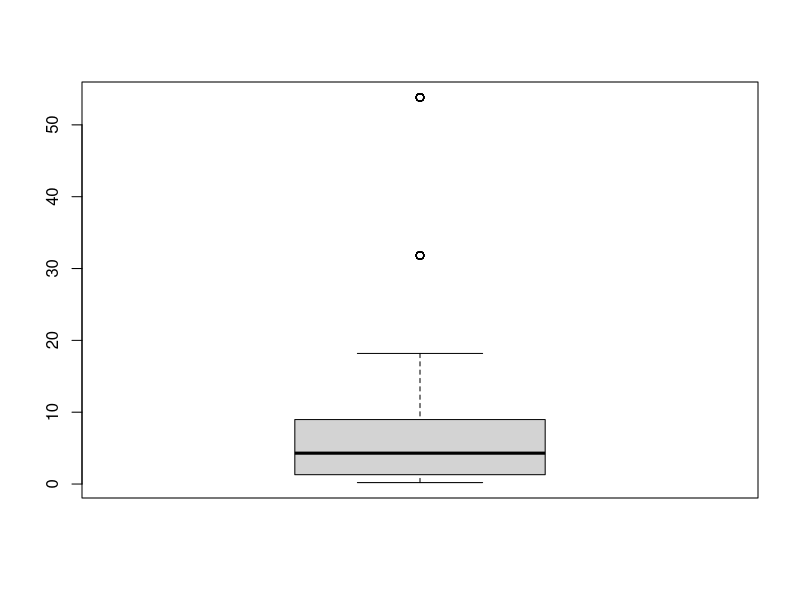
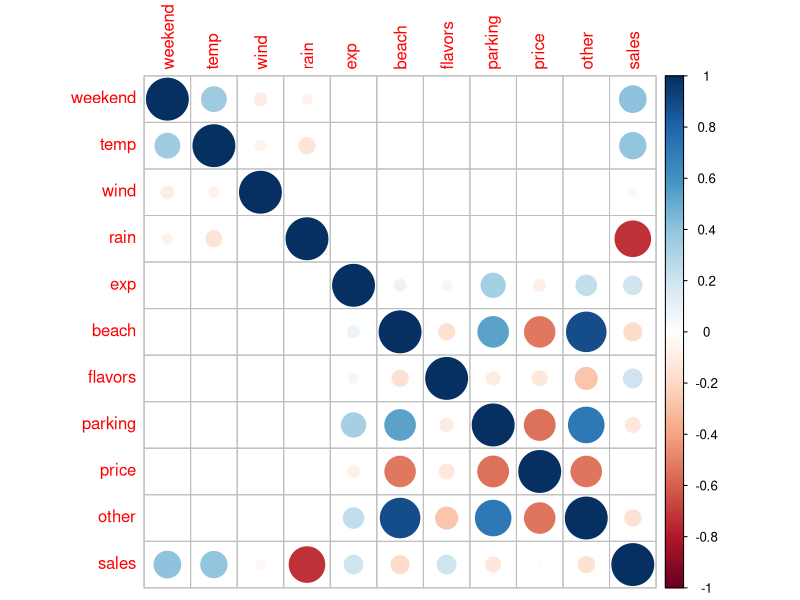
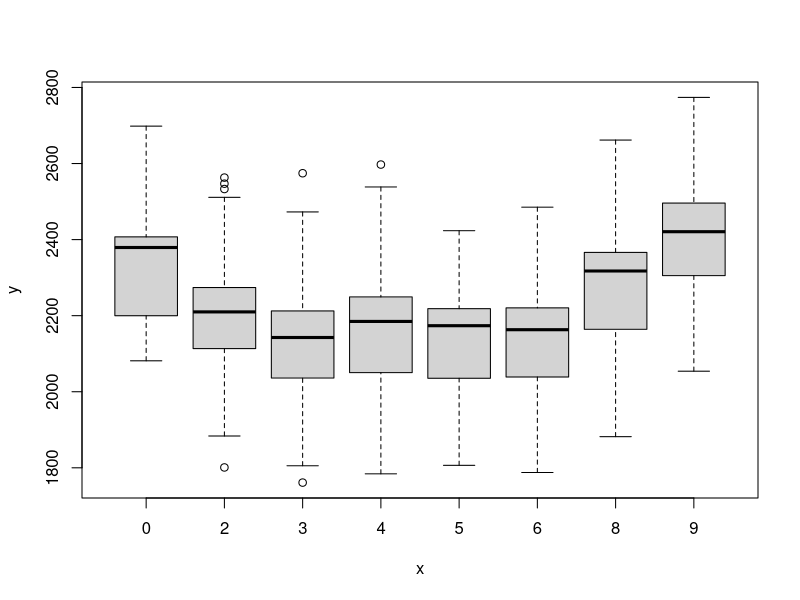
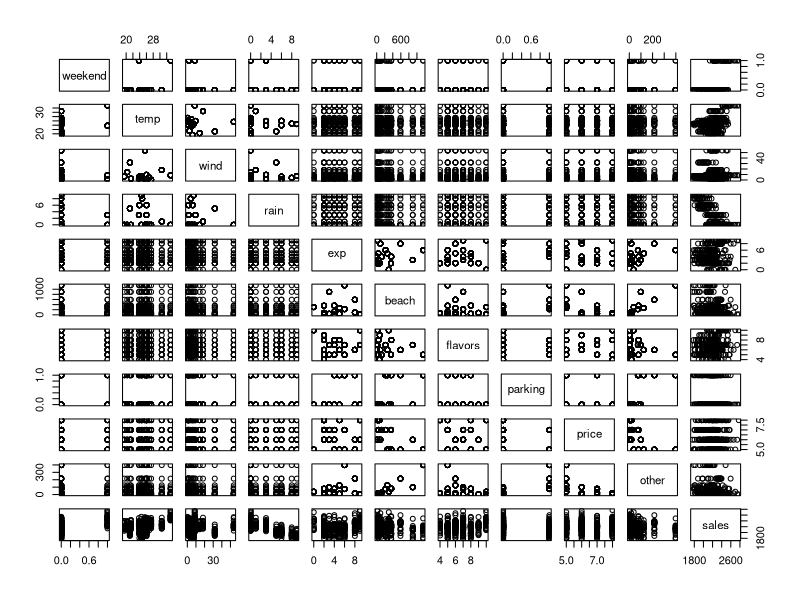

Here is the R script that generated these plots, in order:
# ======================================================
# Ekonometria
# Laboratoria 2 - 02.03.2026
# ======================================================

# ======================================================
# ===== Zadanie 1 =====
# ======================================================
n_days <- 20

set.seed(111)
days <- data.frame(
  day_nr = 1:n_days,
  weekend = sample(c(0, 1), n_days, replace = T, prob = c(5, 2)/7), # czy dzień weekendowy?
  temp = rnorm(n_days, 25, 3), # temperatura
  wind = rlnorm(n_days, 1.5, 1) # prędkość wiatru
)

# deszcz: większe prawdopodobieństwo, gdy temperatura jest niższa
days$rain = sapply(days$temp, function(x) sample(c(0, 1), 1, prob = c(50+x, 50-x)/100)*rpois(1, 5))

set.seed(222)
n_shops = 20

shops = data.frame(
  shop = 1:n_shops,
  exp = rpois(n_shops, 5), # od ilu lat istnieje lodziarnia
  beach = rlnorm(n_shops, 2.5, 1.5)*10, # odległość od plaży
  flavors = rpois(n_shops, 3)+4, # liczba oferowanych smaków
  parking = sample(c(0, 1), n_shops, replace = T) # czy posiada parking
)

# lodziarnie przy plaży nie mają parkingów
shops$parking = ifelse(shops$beach < 200, 0, shops$parking)

shops$price = ifelse(shops$beach < 200, 7, 6) + sample(c(-1, 0, 1), n_shops, replace = T) # cena gałki lodów
shops$other = sapply(shops$beach, function(x) rlnorm(1, log(x/50), 0.5)*10) # odległość od innej lodziarni

data <- merge(days, shops, by = NULL)

# sprzedaż: zależna od temperatury, deszczu, odległości od plaży i konkurencji, ceny, weekendu, renomy i liczby smaków
data$sales <- 2000 + 10*data$temp - 40*data$rain - 0.1*data$beach + 0.05*data$other - 7*data$price +
  30*data$weekend + 5*data$temp*data$weekend +
  10*(data$exp-4)^2 + 5*(data$flavors-7)^2 + rnorm(400, 0, 50)

data <- data[,-c(1, 6)] # usuwam niepotrzebne zmienne

# ===== krok 1: przeglad danych
summary(data)
boxplot(data$wind)

# ===== krok 2: przegląd zależności między zmiennymi
cor(data)

install.packages("corrplot")
library(corrplot)

corrplot(cor(data))

plot(as.factor(data$exp), data$sales)

pairs(data) #wykresy rozrzutu

model <- lm(sales ~ ., data)
summary(model)

# ===== krok 3: wspolliniowosc
install.packages("car")

library(car)

vif(model) #problem jesli wieksze niz 5
model <- lm(sales ~ weekend + temp + wind + rain + exp + beach + flavors + parking + price, data)
summary(model)

# przeksztalcenie zmiennej
# I - interpretacja jako ta operacja, wykona to dzialanie a potem wezmie jako zmienna
model <- lm(sales ~ weekend + temp + wind + rain + I((exp-median(exp))^2) + beach + flavors + parking + price, data)
summary(model)

# zmienna kategoryczna
model <- lm(sales ~ weekend + temp + wind + rain + as.factor(exp) + beach + flavors + parking + price, data)
summary(model)

# ======================================================
# ===== METODA HELLWIGA
# ======================================================

# rj^2
R0 <- cor(data)[11, -11] #ostatni wiersz bez ostatniej kolumny
R <- cor(data)[-11, -11] #bez ostatniego wierszu i kolumny (sales)

R0
R

expand.grid(c(1:3), c(1:3), c(1:3)) # wszytskie mozliwe kombinacje macierz
comb <- expand.grid(rep(list(c(T, F)), 10))
View(comb)

k <- c(1:10)[unlist(comb[500,])]
names(R0)
colnames(data)
names(R0)[k]

dane <- vector()
for(j in 1:1023) { # mk = 1023, jc(1, mk)
  k <- c(1:10)[unlist(comb[j,])] # k - numer kombinacji, np 3, 4 i 10 są TRUE
  H <- 0
  for(i in k) {
    mianownik <- sum(abs(R[k, i])) #korelacja miedzy i i i jest rowne 1, wiec nie dodaje jedynki
    H <- H + R0[i]^2/mianownik
  }
  dane[i] <- H
}
H
max(dane)
